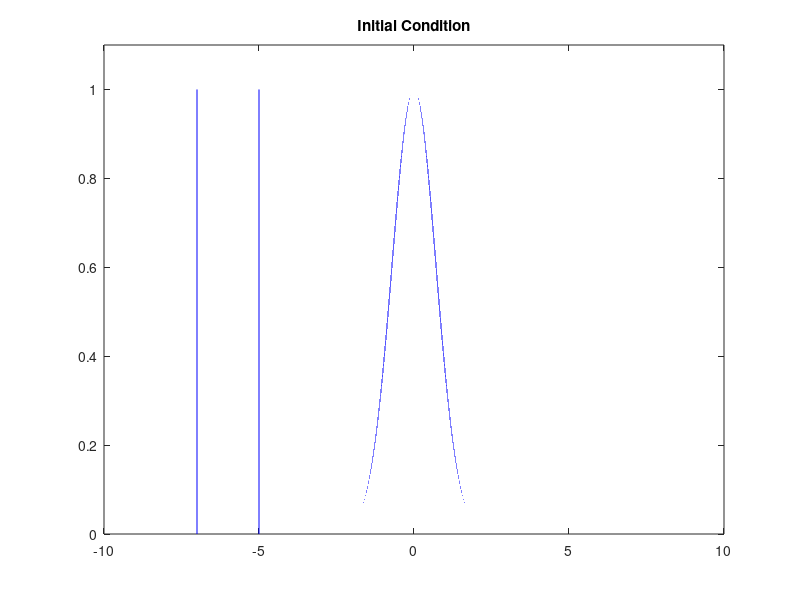

MATLAB code to generate this figure: (Note: this script raises an error after producing the figure.)
% moving_wave_jacketSDK_MacCormack.m

clear
%clc
close('all')

N = 1000000;
u = 1;

plot_freq = 200;
plot_switch = 0;
x_left = -10;
x_right = 10;
x_space = linspace(x_left,x_right,N);

dx = x_space(2)-x_space(1);
dt = 0.6*(dx)/u;
nu = u*dx/dt;

Num_ts = min(5000,ceil(15/dt));
%Num_ts = 2;
% set initial condition
%f = zeros(N,1);
x_space = linspace(x_left,x_right,N);

f_l = 1;
f = f_l*exp(-(x_space.*x_space));
f((x_space < -5) & (x_space > -7)) = 1;

f_tmp1 = zeros(N,1);
f_tmp = zeros(N,1);

% plot initial condition
plot(x_space,f,'-b');
axis([x_left x_right 0 1.1*f_l]);
title('\bf{Initial Condition}');
drawnow

tic;

ind = (1:N)';
x_m = circshift(ind,1);
x_p = circshift(ind,-1);

f = gdouble(f);
f_tmp = gdouble(f);
f_tmp1 = gdouble(f);
x_m = gint32(x_m);
x_p = gint32(x_p);
%addpath(** path to wave1D_maccormack folder in JacketSDK **);

for ts = 1:Num_ts
    
    if(mod(ts,500)==0)
        fprintf('Executing time step number %d.\n',ts);
    end
    
    %     f_tmp1 = f - (u*dt/dx).*(f(x_p)-f);
    %     f_tmp = 0.5*(f + f_tmp1 - (u*dt/dx).*(f_tmp1 - f_tmp1(x_m)));
    %
    %     f = f_tmp;
    f = wave1D_maccormack(f,u,dt,dx);
    
    if(plot_switch==1)
        if(mod(ts,plot_freq)==0)
            plot(x_space,f,'-b')
            axis([x_left x_right 0 1.1*f_l]);
            drawnow
        end
    end
    
end

ex_time = toc;

f = double(f);

plot(x_space,f,'-b');
axis([x_left x_right 0 1.1*f_l]);
title('\bf{Final Condition}');
drawnow

fprintf('Execution time = %g.\n Average time per DOF*update = %g. \n',ex_time, ex_time/(N*Num_ts));
